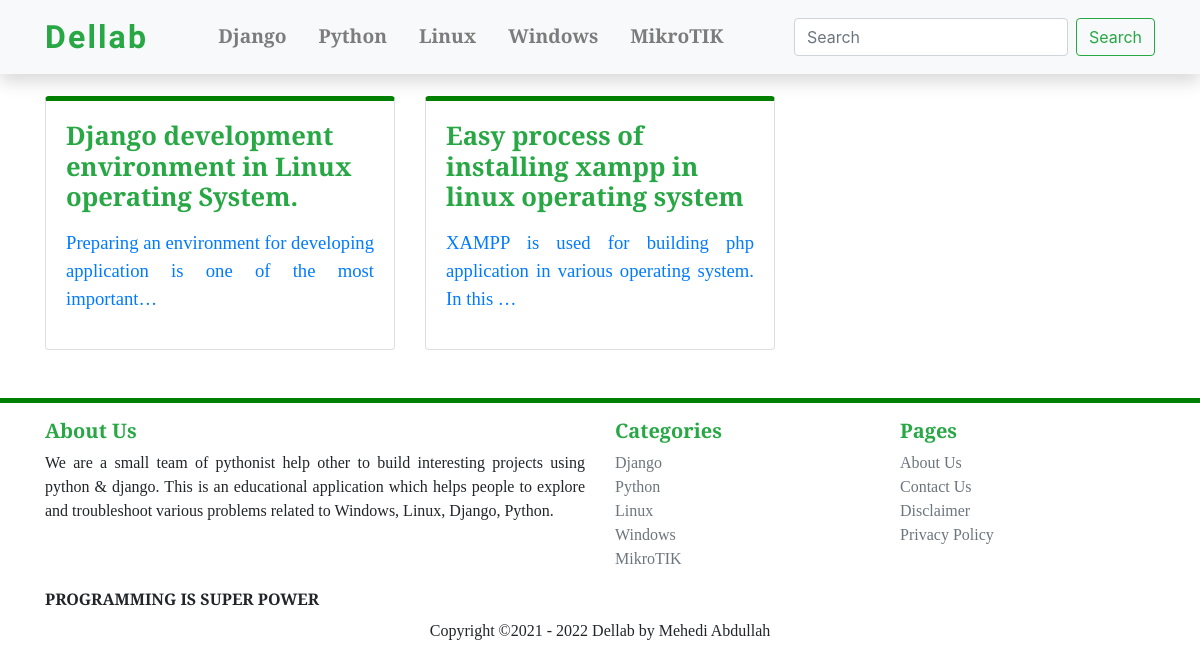
The app's page /linux/, older data.
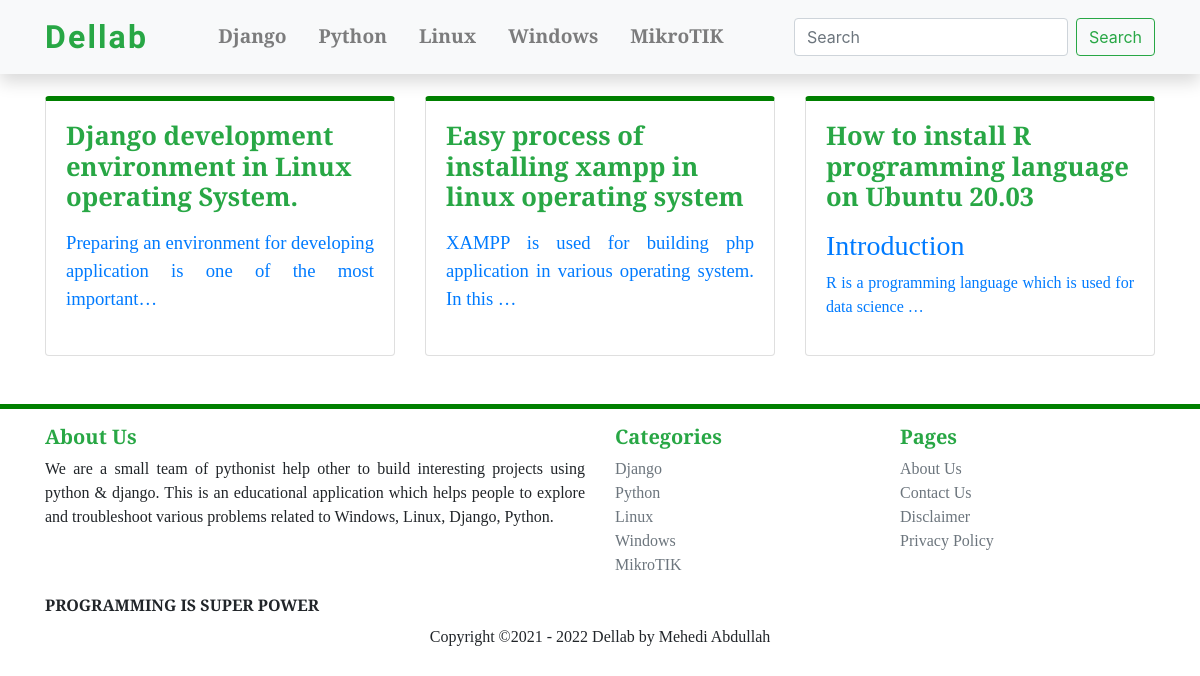
The same page, newer data.
### blog/models.py (models this page shows, shortened)
class Blog(models.Model):
    title = models.TextField(unique=True, max_length=987)
    writer = models.ForeignKey(User, on_delete=models.CASCADE, null=True, default=1)
    updated = models.DateField(auto_now=True, auto_now_add=False)
    timestamp = models.DateTimeField(auto_now=False, auto_now_add=True)
    category = models.ForeignKey(Category, on_delete=models.CASCADE)
    content = HTMLField()
    slug = models.SlugField(blank=True, max_length=987)
    def get_absolute_url(self):
        return reverse("details", kwargs={"id": self.id, 'slug': self.slug})

### blog/views.py (the view)
# urls.py: path('linux/', views.linux_index, name='linux_index'),
def linux_index(request):
    linux = Blog.objects.filter(Q(category__title__contains ='linux'))
    return render(request, 'linux/index.html', {'linux': linux })

### templates/linux/index.html (shortened to what this page needs)
{% extends 'master.html' %}
{% block main %}
    <div class="container mt-5">
        <div class="row">
            {% for linux in linux %}
                <div class="col-md-4 mt-5">
                    <div class="card h-100" style=" font-family: 'Averia Serif Libre', cursive; border-top: 5px solid green; border-radius:1.6 rem">
                        <a href={{ linux.get_absolute_url }} " style='text-decoration: none;'>
                            <div class="card-body">
                                <h5 class="card-title text-success text-align-center font-weight-bold" style='font-size: 1.6rem; justify-content: center'>{{linux.title|safe}}</h5>
                                <p class="card-text text-secondary" style='font-size: 1.3rem; justify: center'>{{linux.content|truncatechars:144|safe}}</p>
                            </div>
                        </a>
                    </div>
                </div>
            {% empty %}
                No Post Found
            {% endfor %}
        </div>
    </div>
{% endblock main %}

Row changes from the older to the newer data that the page shows:
added Blog: title "How to install R programming language on Ubuntu 20.03", content "Introduction R is a programming language which is used for data science …"
